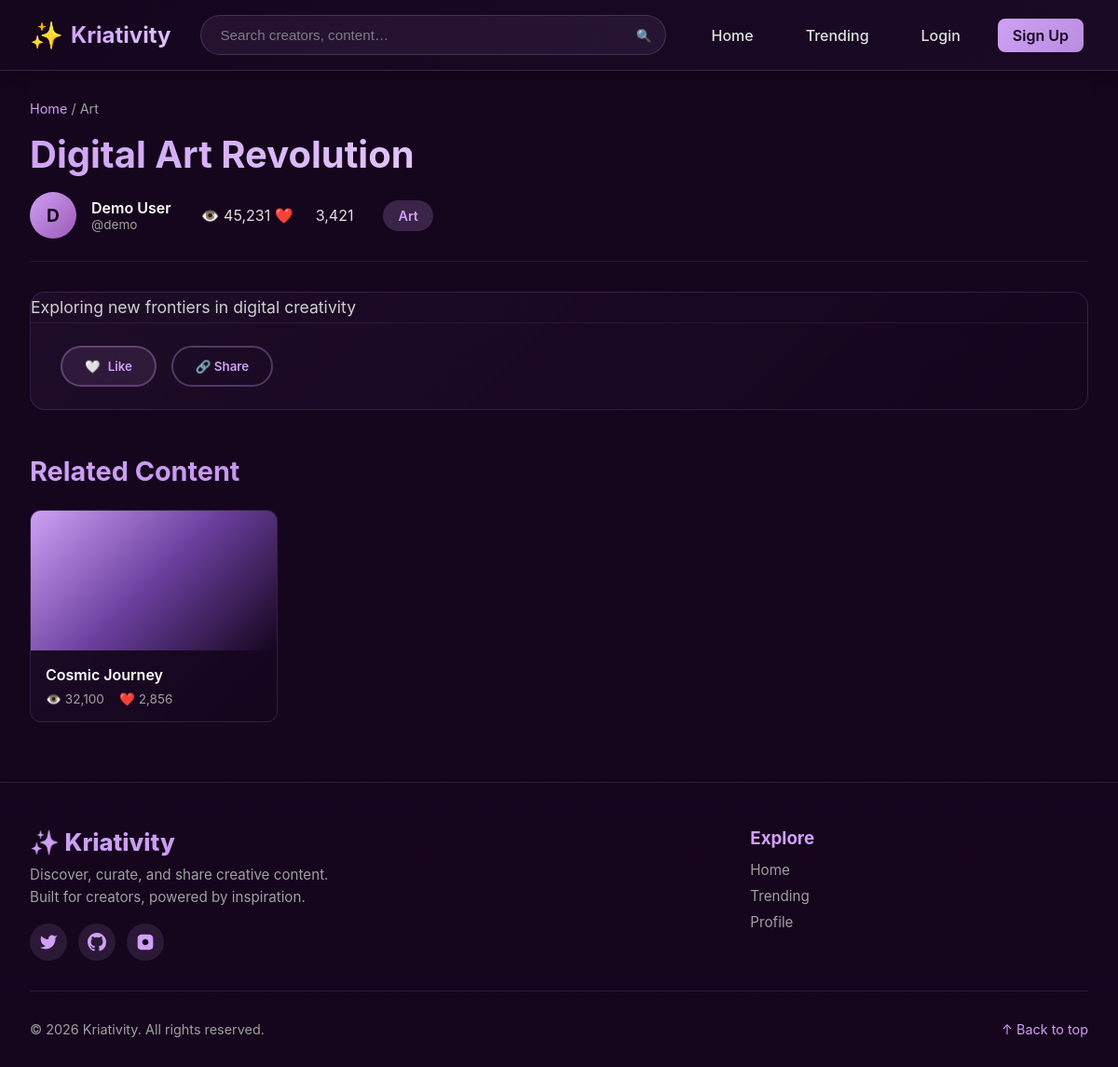
The page /post.php?id=1 on the database its author committed.
### tables this page shows
CREATE TABLE IF NOT EXISTS content (
    id INT AUTO_INCREMENT PRIMARY KEY,
    user_id INT NOT NULL,
    title VARCHAR(255) NOT NULL,
    description TEXT,
    category VARCHAR(50),
    image_url VARCHAR(255),
    content_type ENUM('image', 'video', 'article', 'audio') DEFAULT 'image',
    
     
    views INT DEFAULT 0,
    likes INT DEFAULT 0,
    shares INT DEFAULT 0,
    
     
    is_published BOOLEAN DEFAULT 1,
    is_featured BOOLEAN DEFAULT 0,
    
     
    created_at TIMESTAMP DEFAULT CURRENT_TIMESTAMP,
    updated_at TIMESTAMP DEFAULT CURRENT_TIMESTAMP ON UPDATE CURRENT_TIMESTAMP,
    published_at DATETIME,
    
     
    FOREIGN KEY (user_id) REFERENCES users(id) ON DELETE CASCADE,
    
     
    INDEX idx_user_id (user_id),
    INDEX idx_category (category),
    INDEX idx_created_at (created_at),
    INDEX idx_is_published (is_published)
);

CREATE TABLE IF NOT EXISTS users (
    id INT AUTO_INCREMENT PRIMARY KEY,
    username VARCHAR(50) UNIQUE NOT NULL,
    email VARCHAR(100) UNIQUE NOT NULL,
    password VARCHAR(255) NOT NULL,
    full_name VARCHAR(100) NOT NULL,
    bio TEXT,
    location VARCHAR(100),
    website VARCHAR(255),
    profile_image VARCHAR(255),
    cover_image VARCHAR(255),
    
     
    total_posts INT DEFAULT 0,
    followers INT DEFAULT 0,
    following INT DEFAULT 0,
    
     
    is_active BOOLEAN DEFAULT 1,
    is_verified BOOLEAN DEFAULT 0,
    email_verified BOOLEAN DEFAULT 0,
    
     
    remember_token VARCHAR(100),
    verification_token VARCHAR(100),
    reset_token VARCHAR(100),
    reset_token_expires DATETIME,
    
     
    join_date DATETIME DEFAULT CURRENT_TIMESTAMP,
    last_login DATETIME,
    created_at TIMESTAMP DEFAULT CURRENT_TIMESTAMP,
    updated_at TIMESTAMP DEFAULT CURRENT_TIMESTAMP ON UPDATE CURRENT_TIMESTAMP,
    
     
    INDEX idx_username (username),
    INDEX idx_email (email),
    INDEX idx_is_active (is_active),
    INDEX idx_created_at (created_at)
);

### post.php (the view, shortened to what this page needs)
<?php
require_once 'config/database.php';
$post_id = isset($_GET['id']) ? intval($_GET['id']) : 0;
  try {
    $stmt = $pdo->prepare("
    SELECT c.*, u.username, u.full_name, u.profile_image
    FROM content c
    JOIN users u ON c.user_id = u.id
    WHERE c.id = :id AND c.is_published = 1
    ");
    $stmt->execute([':id' => $post_id]);
    $post = $stmt->fetch();
  $pdo->prepare("UPDATE content SET views = views + 1 WHERE id = :id")
    ->execute([':id' => $post_id]);
  $post['views']++;
} catch (PDOException $e) {
  error_log($e->getMessage());
  header('Location: homepage.php');
  exit;
}
$user_has_liked = false;
$stmt = $pdo->prepare("
    SELECT c.*, u.username
    FROM content c
    JOIN users u ON c.user_id = u.id
    WHERE c.category = ? AND c.id != ? AND c.is_published = 1
    ORDER BY RAND() LIMIT 4
");
$stmt->execute([$post['category'], $post_id]);
$related_posts = $stmt->fetchAll();
?>
<!DOCTYPE html>
<html lang="en">
<head>
  <link rel="stylesheet" href="styles.css">
  <link rel="stylesheet" href="styles/post.css">
</head>
<body>
  <?php include 'header.php'; ?>
  <div class="post-container">
    <div class="post-breadcrumb">
      <a href="homepage.php">Home</a> / <?= htmlspecialchars($post['category']) ?>
    </div>
    <div class="post-header">
      <h1 class="post-title"><?= htmlspecialchars($post['title']) ?></h1>
      <div class="post-meta">
        <div class="post-author">
          <div class="author-avatar"><?= strtoupper($post['full_name'][0]) ?></div>
          <div>
            <div class="author-name"><?= htmlspecialchars($post['full_name']) ?></div>
            <div class="author-username">@<?= htmlspecialchars($post['username']) ?></div>
          </div>
        </div>
        <div class="post-stats">
          👁️ <?= number_format($post['views']) ?>
          ❤️ <span id="likeCount"><?= number_format($post['likes']) ?></span>
        </div>
        <div class="post-category"><?= htmlspecialchars($post['category']) ?></div>
      </div>
    </div>
    <div class="post-main-content">
      <?php if ($post['description']): ?>
        <p class="post-description-text"><?= nl2br(htmlspecialchars($post['description'])) ?></p>
      <?php endif; ?>
      <div class="post-actions">
        <button id="likeBtn" class="action-btn btn-like <?= $user_has_liked ? 'liked' : '' ?>">
          <span id="likeIcon"><?= $user_has_liked ? '❤️' : '🤍' ?></span>
          <span id="likeText"><?= $user_has_liked ? 'Liked' : 'Like' ?></span>
        </button>
        <button class="action-btn btn-share" onclick="sharePost()">🔗 Share</button>
      </div>
    </div>
    <?php if ($related_posts): ?>
      <div class="related-section">
        <h2 class="section-title">Related Content</h2>
        <div class="related-grid">
          <?php foreach ($related_posts as $r): ?>
            <div class="related-card" onclick="location.href='post.php?id=<?= $r['id'] ?>'">
              <?php if ($r['image_url']): ?>
                <img src="<?= htmlspecialchars($r['image_url']) ?>" class="related-card-image">
              <?php else: ?>
                <div class="related-card-image"></div>
              <?php endif; ?>
              <div class="related-card-content">
                <div class="related-card-title"><?= htmlspecialchars($r['title']) ?></div>
                <div class="related-card-stats">
                  <span>👁️ <?= number_format($r['views']) ?></span>
                  <span>❤️ <?= number_format($r['likes']) ?></span>
                </div>
              </div>
            </div>
          <?php endforeach; ?>
        </div>
      </div>
    <?php endif; ?>
  </div>
  <?php include 'footer.php'; ?>
</body>
</html>

### styles.css (style rules this page uses)
* { margin: 0; padding: 0; box-sizing: border-box; }
html { scroll-behavior: smooth; }
body { font-family: -apple-system, BlinkMacSystemFont, 'Segoe UI', Roboto, Oxygen, Ubuntu, Cantarell, sans-serif; background-color: #15051d; color: #e0e0e0; overflow-x: hidden; }
a { text-decoration: none; color: inherit; }
button { font-family: inherit; }
.section-title { font-size: 2rem; font-weight: 700; margin-bottom: 2rem; background: linear-gradient(135deg, #CEA1F5 0%, #a66fd9 100%); -webkit-background-clip: text; -webkit-text-fill-color: transparent; background-clip: text; }

### styles/post.css (style rules this page uses)
.post-container { max-width: 1200px; margin: 2rem auto; padding: 0 2rem; }
.post-header { margin-bottom: 2rem; }
.post-breadcrumb { font-size: 0.9rem; color: #a0a0a0; margin-bottom: 1rem; }
.post-breadcrumb a { color: #CEA1F5; text-decoration: none; transition: color 0.3s; }
.post-title { font-size: 2.5rem; font-weight: 700; background: linear-gradient(135deg, #CEA1F5 0%, #ffffff 100%); -webkit-background-clip: text; -webkit-text-fill-color: transparent; background-clip: text; margin-bottom: 1rem; }
.post-meta { display: flex; gap: 2rem; align-items: center; flex-wrap: wrap; margin-bottom: 2rem; padding-bottom: 1.5rem; border-bottom: 1px solid rgba(206, 161, 245, 0.1); }
.post-author { display: flex; align-items: center; gap: 1rem; }
.author-avatar { width: 50px; height: 50px; border-radius: 50%; background: linear-gradient(135deg, #CEA1F5, #9B59B6); display: flex; align-items: center; justify-content: center; font-weight: bold; font-size: 1.2rem; color: #15051d; }
.author-name { font-weight: 600; color: #fff; }
.author-username { font-size: 0.85rem; color: #a0a0a0; }
.post-stats { display: flex; gap: 1.5rem; }
.post-category { padding: 0.5rem 1rem; background: rgba(206, 161, 245, 0.2); color: #CEA1F5; border-radius: 20px; font-size: 0.9rem; font-weight: 600; }
.post-main-content { background: linear-gradient(135deg, rgba(206, 161, 245, 0.05) 0%, rgba(21, 5, 29, 0.8) 100%); border: 1px solid rgba(206, 161, 245, 0.15); border-radius: 16px; overflow: hidden; margin-bottom: 2rem; }
.post-description-text { font-size: 1.1rem; line-height: 1.8; color: #d0d0d0; white-space: pre-wrap; }
.post-actions { padding: 1.5rem 2rem; border-top: 1px solid rgba(206, 161, 245, 0.1); display: flex; gap: 1rem; flex-wrap: wrap; }
.action-btn { padding: 0.75rem 1.5rem; border-radius: 50px; border: none; font-weight: 600; cursor: pointer; transition: all 0.3s ease; display: flex; align-items: center; gap: 0.5rem; }
.btn-like { background: rgba(206, 161, 245, 0.1); color: #CEA1F5; border: 2px solid rgba(206, 161, 245, 0.3); }
.btn-share { background: transparent; color: #CEA1F5; border: 2px solid rgba(206, 161, 245, 0.3); }
.related-section { margin-top: 3rem; }
.section-title { font-size: 1.8rem; font-weight: 700; margin-bottom: 1.5rem; background: linear-gradient(135deg, #CEA1F5 0%, #a66fd9 100%); -webkit-background-clip: text; -webkit-text-fill-color: transparent; background-clip: text; }
.related-grid { display: grid; grid-template-columns: repeat(auto-fill, minmax(250px, 1fr)); gap: 1.5rem; }
.related-card { background: linear-gradient(135deg, rgba(206, 161, 245, 0.05) 0%, rgba(21, 5, 29, 0.8) 100%); border: 1px solid rgba(206, 161, 245, 0.15); border-radius: 12px; overflow: hidden; cursor: pointer; transition: all 0.3s ease; }
.related-card-image { width: 100%; height: 150px; object-fit: cover; background: linear-gradient(135deg, #CEA1F5 0%, #6a3f9e 50%, #15051d 100%); }
.related-card-content { padding: 1rem; }
.related-card-title { font-size: 1rem; font-weight: 600; color: #fff; margin-bottom: 0.5rem; display: -webkit-box; -webkit-line-clamp: 2; -webkit-box-orient: vertical; overflow: hidden; }
.related-card-stats { display: flex; gap: 1rem; font-size: 0.85rem; color: #a0a0a0; }

### rows shown on the page
content: category "Art", title "Digital Art Revolution", user.full_name "D", user.full_name "Demo User", user.username "demo", likes "3,421", description "Exploring new frontiers in digital creativity"
content: title "Cosmic Journey", views "32,100", likes "2,856"

### other values the page prints
$post['views'] "45,231"
